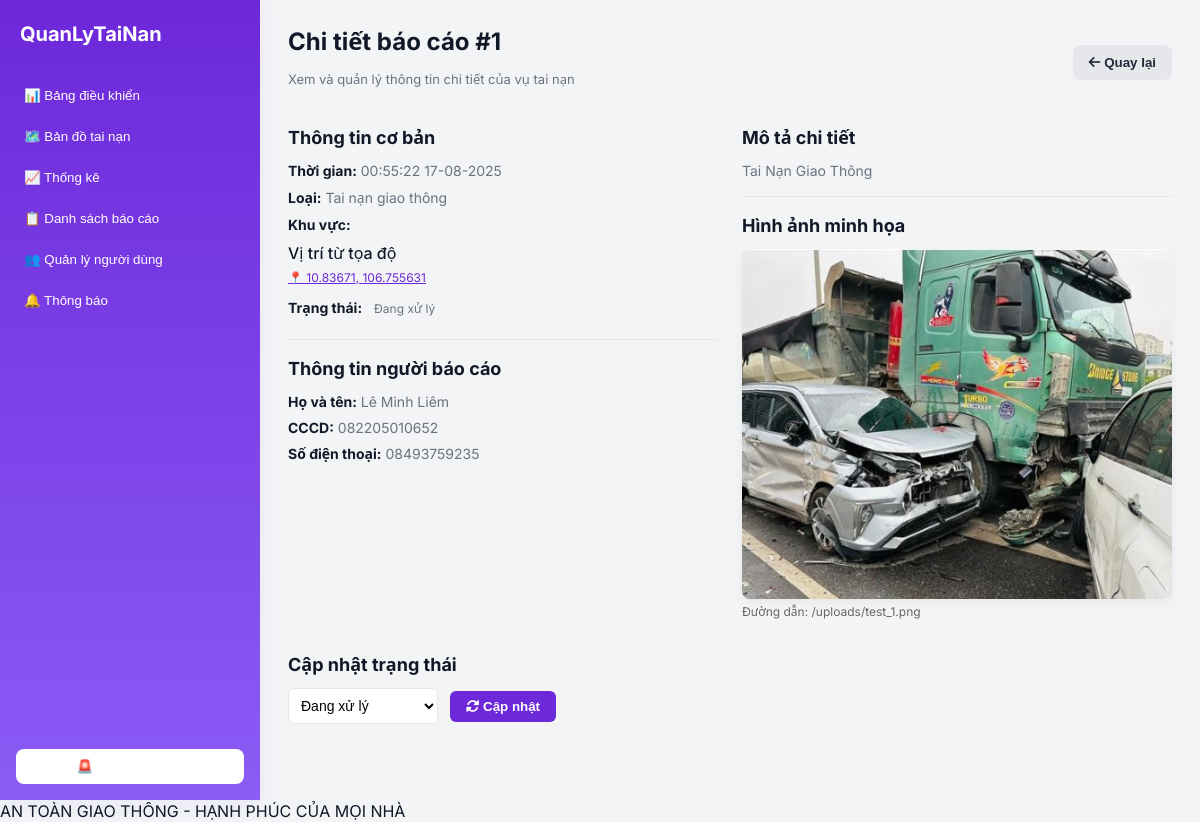
The app's page /admin/report/1 (signed in) with its own data.
### back-end/database/models.py (models this page shows)
class AccidentReport(db.Model):
    __tablename__ = 'accident_report'
    id = db.Column(db.Integer, primary_key=True)
    name = db.Column(db.String(100), nullable=False)
    cccd = db.Column(db.String(12), nullable=False)
    phone = db.Column(db.String(20))
    image_filename = db.Column(db.String(255), nullable=False)
    location = db.Column(db.String(255), nullable=False)
    description = db.Column(db.Text, nullable=False)
    timestamp = db.Column(db.DateTime, default=datetime.utcnow)
    status = db.Column(db.String(50), default="Đang xử lý")
    severity = db.Column(db.String(50)) # Thêm cột này
    lat = db.Column(db.Float) # Thêm cột này
    lng = db.Column(db.Float) # Thêm cột này

### back-end/app.py (the view)
@app.route('/admin/report/<int:report_id>')
@login_required
def report_detail(report_id):
    report = AccidentReport.query.get_or_404(report_id)
    vietnam_timestamp = convert_to_vietnam_time(report.timestamp) if report.timestamp else None
    lat = None
    lng = None
    location_display = report.location or 'Không có tọa độ'
    if report.location and ',' in report.location:
        try:
            coords = report.location.split(',')
            lat = float(coords[0].strip())
            lng = float(coords[1].strip())
            location_display = 'Vị trí từ tọa độ'  # Text tùy chỉnh khi parse thành công
        except (ValueError, IndexError):
            pass  # Nếu parse lỗi, giữ nguyên location
    if report.lat and report.lng:
        lat = report.lat
        lng = report.lng
        location_display = report.location or 'Không rõ vị trí'
    return render_template('report_detail.html',
                           report=report,
                           vietnam_timestamp=vietnam_timestamp,  # Thời gian đã convert
                           lat=lat,
                           lng=lng,
                           location_display=location_display)  # Chuỗi hiển thị

### back-end/app.py (called while the page is built)
def convert_to_vietnam_time(utc_dt):
    if utc_dt:
        vietnam_timezone = pytz.timezone('Asia/Ho_Chi_Minh')
        utc_dt = pytz.utc.localize(utc_dt)
        return utc_dt.astimezone(vietnam_timezone)
    return None

def login_required(f):
    @functools.wraps(f)
    def decorated_function(*args, **kwargs):
        if 'logged_in' not in session:
            flash('Vui lòng đăng nhập để truy cập trang này.', 'error')
            return redirect(url_for('admin_login'))
        return f(*args, **kwargs)
    return decorated_function

### fornt-end/templates/report_detail.html (shortened to what this page needs)
<!DOCTYPE html>
<html lang="vi">
<head>
    <link rel="stylesheet" href="{{ url_for('static', filename='css/dashboard.css') }}">
    <link rel="stylesheet" href="{{ url_for('static', filename='css/report_detail.css') }}">
    <link rel="stylesheet" href="https://cdnjs.cloudflare.com/ajax/libs/font-awesome/6.0.0-beta3/css/all.min.css">
</head>
<body>
    <div class="app">
        <aside class="sidebar">
            <div class="brand">QuanLyTaiNan</div>
            <nav class="menu" aria-label="Main">
                <button class="menu-link" data-section="dashboard">📊 Bảng điều khiển</button>
                <button class="menu-link" data-section="map">🗺️ Bản đồ tai nạn</button>
                <button class="menu-link" data-section="stats">📈 Thống kê</button>
                <button class="menu-link" data-section="reports">📋 Danh sách báo cáo</button>
                <button class="menu-link" data-section="users">👥 Quản lý người dùng</button>
                <button class="menu-link" data-section="notif">🔔 Thông báo</button>
            </nav>
            <div class="bottom">
                <button class="btn-alert" id="btnEmergency">🚨 Báo cáo khẩn</button>
            </div>
        </aside>
        <main class="main">
            <div class="report-header">
                <div>
                    <h2>Chi tiết báo cáo #{{ report.id }}</h2>
                    <p class="subtitle">Xem và quản lý thông tin chi tiết của vụ tai nạn</p>
                </div>
                <button id="backButton" class="btn-back"><i class="fas fa-arrow-left"></i> Quay lại</button>
            </div>
            <div class="report-details">
                <div class="info-section">
                    <h3>Thông tin cơ bản</h3>
                    <p><strong>Thời gian:</strong> {{ vietnam_timestamp.strftime('%H:%M:%S %d-%m-%Y') if vietnam_timestamp else 'Không có thời gian' }}</p>
                    <p><strong>Loại:</strong> Tai nạn giao thông</p>
                    <p><strong>Khu vực:</strong>
                        {% if lat is not none and lng is not none %}
                            <div>
                                <div style="font-weight:500;margin-bottom:2px;">{{ location_display }}</div>
                                <a href="https://maps.google.com/maps?q={{ lat }},{{ lng }}" target="_blank"
                                   style="color:#6d28d9;text-decoration:underline;cursor:pointer;font-size:12px;"
                                   title="Xem vị trí trên Google Maps">
                                   📍 {{ lat }}, {{ lng }}
                                </a>
                            </div>
                        {% else %}
                            {{ location_display }}
                        {% endif %}
                    </p>
                    <p><strong>Trạng thái:</strong>
                        <span id="reportStatusBadge" class="badge">{{ report.status }}</span>
                    </p>
                    <div class="divider"></div>
                    <h3>Thông tin người báo cáo</h3>
                    <p><strong>Họ và tên:</strong> {{ report.name }}</p>
                    <p><strong>CCCD:</strong> {{ report.cccd }}</p>
                    <p><strong>Số điện thoại:</strong> {{ report.phone }}</p>
                </div>
                <div class="description-section">
                    <h3>Mô tả chi tiết</h3>
                    <p>{{ report.description }}</p>
                    <div class="divider"></div>
                    <h3>Hình ảnh minh họa</h3>
                    {% if report.image_filename %}
                        <img src="{{ url_for('uploaded_file', filename=report.image_filename) }}" alt="Hình ảnh tai nạn" class="report-image">
                        <p style="font-size: 12px; color: #666;">Đường dẫn: {{ url_for('uploaded_file', filename=report.image_filename) }}</p>
                    {% else %}
                        <p>Không có hình ảnh.</p>
                    {% endif %}
                </div>
            </div>
            <div class="action-section">
                <h3>Cập nhật trạng thái</h3>
                <form id="statusUpdateForm" method="POST">
                    <div class="status-form">
                        <select id="status-select" name="status">
                            <option value="Đang xử lý" {% if report.status == 'Đang xử lý' %}selected{% endif %}>Đang xử lý</option>
                        </select>
                        <button type="submit" id="updateStatusBtn" class="btn-primary"><i class="fas fa-sync-alt"></i> Cập nhật</button>
                    </div>
                </form>
            </div>
        </main>
    </div>
    <footer>AN TOÀN GIAO THÔNG - HẠNH PHÚC CỦA MỌI NHÀ</footer>
</body>
</html>

### fornt-end/static/css/dashboard.css (style rules this page uses)
:root { --purple-500:#6d28d9; --purple-400:#8b5cf6; --bg:#f3f4f6; --muted:#6b7280; --card:#ffffff; --danger:#ef4444; --success:#10b981; --warning:#f59e0b; }
* { box-sizing:border-box }
body { margin:0; font-family:Inter, "Segoe UI", Roboto, Arial, sans-serif; background:var(--bg); color:#111827; }
.app { display:flex;min-height:100vh }
aside.sidebar { width:260px; background:linear-gradient(180deg,var(--purple-500),var(--purple-400)); color:white; display:flex; flex-direction:column; box-shadow: 0 6px 18px rgba(99,102,241,0.08); transition: width 0.3s ease-in-out; }
.brand { padding:22px 20px; font-weight:700; font-size:20px }
nav.menu { padding:10px 12px; display:flex;flex-direction:column; gap:6px }
.menu button { background:transparent;border:0;color:inherit;padding:10px 12px;border-radius:8px;text-align:left;cursor:pointer;display:flex;gap:10px;align-items:center }
.sidebar .bottom { margin-top:auto;padding:16px }
.btn-alert { width:100%;padding:10px;border-radius:8px;border:0;background:#fff;color:var(--purple-600);font-weight:600;cursor:pointer }
main.main { flex:1; padding:24px 28px; transition: margin-left 0.3s ease-in-out; }
.badge { display:inline-block;padding:6px 8px;border-radius:999px;font-size:12px }

### fornt-end/static/css/report_detail.css (style rules this page uses)
.report-header { display: flex; justify-content: space-between; align-items: center; margin-bottom: 24px; }
.report-header h2 { margin: 0; font-size: 24px; font-weight: 700; }
.subtitle { color: var(--muted); font-size: 13px; }
.btn-back { padding: 10px 16px; border-radius: 8px; background: #e5e7eb; color: #1f2937; text-decoration: none; border: none; cursor: pointer; font-weight: 600; }
.report-details { display: grid; grid-template-columns: 1fr 1fr; gap: 24px; margin-bottom: 24px; }
.report-details h3 { margin: 0 0 12px 0; font-size: 18px; }
.report-details p { margin: 0 0 8px 0; color: var(--muted); font-size: 14px; }
.report-details p strong { color: #111827; }
.divider { margin: 16px 0; border: 0; border-top: 1px solid #e5e7eb; }
.report-image { width: 100%; height: 350px; object-fit: cover; border-radius: 8px; box-shadow: 0 4px 12px rgba(0,0,0,0.05); }
.action-section { margin-top: 24px; }
.action-section h3 { font-size: 18px; margin-bottom: 12px; }
.status-form { display: flex; align-items: center; gap: 12px; }
.status-form select { padding: 8px; border-radius: 6px; border: 1px solid #e5e7eb; background: #fff; min-width: 150px; font-size: 14px; }
.btn-primary { padding: 8px 16px; border-radius: 6px; border: 0; background: var(--purple-500); color: #fff; cursor: pointer; font-weight: 600; transition: background 0.2s ease; }
.menu-link { background: transparent; border: 0; color: inherit; padding: 10px 12px; border-radius: 8px; text-align: left; cursor: pointer; display: flex; gap: 10px; align-items: center; width: 100%; }

### records on screen
AccidentReport: id "1", status "Đang xử lý", name "Lê Minh Liêm", cccd "082205010652", phone "08493759235", description "Tai Nạn Giao Thông", image_filename (picture), image_filename "/uploads/test_1.png"

### other values on screen
{{ location_display }} "Vị trí từ tọa độ"
{{ lat }} "10.83671"
{{ lng }} "106.755631"
